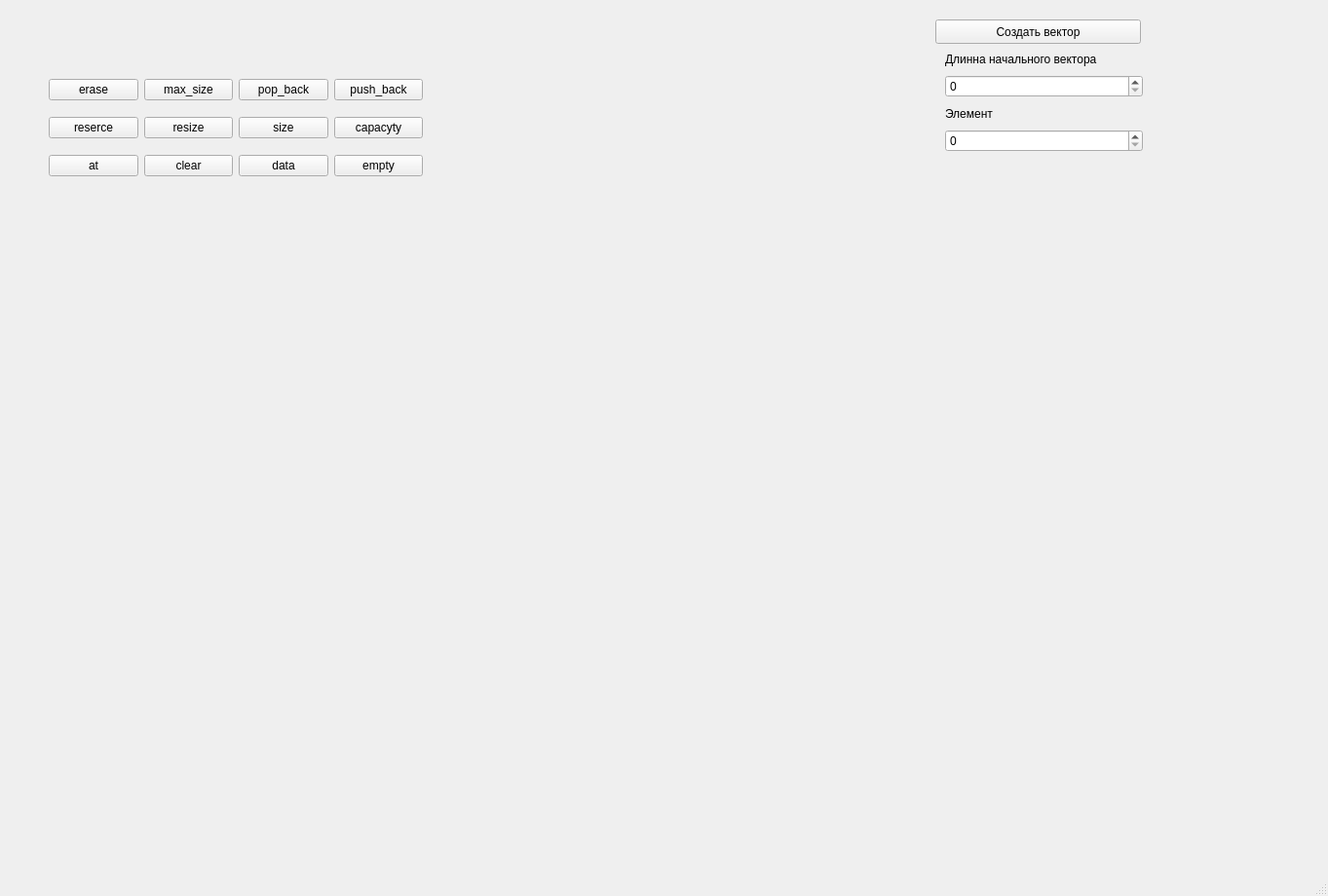
<?xml version="1.0" encoding="UTF-8"?>
<ui version="4.0">
 <class>MainWindow</class>
 <widget class="QMainWindow" name="MainWindow">
  <property name="geometry">
   <rect>
    <x>0</x>
    <y>0</y>
    <width>1363</width>
    <height>920</height>
   </rect>
  </property>
  <property name="windowTitle">
   <string>MainWindow</string>
  </property>
  <widget class="QWidget" name="centralwidget">
   <widget class="QLabel" name="anslabel_3">
    <property name="geometry">
     <rect>
      <x>20</x>
      <y>770</y>
      <width>1291</width>
      <height>17</height>
     </rect>
    </property>
    <property name="text">
     <string/>
    </property>
   </widget>
   <widget class="QPushButton" name="pushButton">
    <property name="geometry">
     <rect>
      <x>960</x>
      <y>20</y>
      <width>211</width>
      <height>25</height>
     </rect>
    </property>
    <property name="text">
     <string>Создать вектор</string>
    </property>
   </widget>
   <widget class="QWidget" name="">
    <property name="geometry">
     <rect>
      <x>50</x>
      <y>70</y>
      <width>384</width>
      <height>122</height>
     </rect>
    </property>
    <layout class="QHBoxLayout" name="horizontalLayout">
     <item>
      <layout class="QVBoxLayout" name="verticalLayout_4">
       <item>
        <widget class="QPushButton" name="ErasepushButton">
         <property name="text">
          <string>erase</string>
         </property>
        </widget>
       </item>
       <item>
        <widget class="QPushButton" name="RevercepushButton_2">
         <property name="text">
          <string>reserce</string>
         </property>
        </widget>
     
  </item>
       <item>
        <widget class="QPushButton" name="AtpushButton_3">
         <property name="text">
          <string>at</string>
         </property>
        </widget>
       </item>
      </layout>
     </item>
     <item>
      <layout class="QVBoxLayout" name="verticalLayout_3">
       <item>
        <widget class="QPushButton" name="max_sizepushButton_5">
         <property name="text">
          <string>max_size</string>
         </property>
        </widget>
       </item>
       <item>
        <widget class="QPushButton" name="ResizepushButton_6">
         <property name="text">
          <string>resize</string>
         </property>
        </widget>
       </item>
       <item>
        <widget class="QPushButton" name="ClearpushButton_7">
         <property name="text">
          <string>clear</string>
         </property>
        </widget>
       </item>
      </layout>
     </item>
     <item>
      <layout class="QVBoxLayout" name="verticalLayout_2">
       <item>
        <widget class="QPushButton" name="pop_backpushButton_9">
         <property name="text">
          <string>pop_back</string>
         </property>
        </widget>
       </item>
       <item>
        <widget class="QPushButton" name="sizepushButton_10">
         <property name="text">
          <string>size</string>
         </property>
        </widget>
       </item>
       <item>
        <widget class="QPushButton" name="datapushButton_12">
         <property name="text">
          <string>data</string>
         </property>
        </widget>
       </item>
      </layout>
     </item>
     <item>
      <layout class="QVBoxLayout" name="verticalLayout">
       <item>
        <widget class="QPushButton" name="push_backpushButton_13">
         <property name="text">
          <string>push_back</string>
         </property>
        </widget>
       </item>
       <item>
        <widget class="QPushButton" name="capacitypushButton_14">
         <property name="text">
          <string>capacyty</string>
         </property>
        </widget>
       </item>
       <item>
        <widget class="QPushButton" name="emptypushButton_15">
         <property name="text">
          <string>empty</string>
         </property>
        </widget>
       </item>
      </layout>
     </item>
    </layout>
   </widget>
   <widget class="QWidget" name="">
    <property name="geometry">
     <rect>
      <x>970</x>
      <y>50</y>
      <width>203</width>
      <height>106</height>
     </rect>
    </property>
    <layout class="QVBoxLayout" name="verticalLayout_5">
     <item>
      <widget class="QLabel" name="label">
       <property name="text">
        <string>Длинна начального вектора</string>
       </property>
      </widget>
     </item>
     <item>
      <widget class="QSpinBox" name="SizeSpinBox"/>
     </item>
     <item>
      <widget class="QLabel" name="label_2">
       <property name="text">
        <string>Элемент</string>
       </property>
      </widget>
     </item>
     <item>
      <widget class="QSpinBox" name="ElementSpinBox"/>
     </item>
    </layout>
   </widget>
  </widget>
  <widget class="QMenuBar" name="menubar">
   <property name="geometry">
    <rect>
     <x>0</x>
     <y>0</y>
     <width>1363</width>
     <height>22</height>
    </rect>
   </property>
  </widget>
  <widget class="QStatusBar" name="statusbar"/>
 </widget>
 <resources/>
 <connections/>
</ui>
